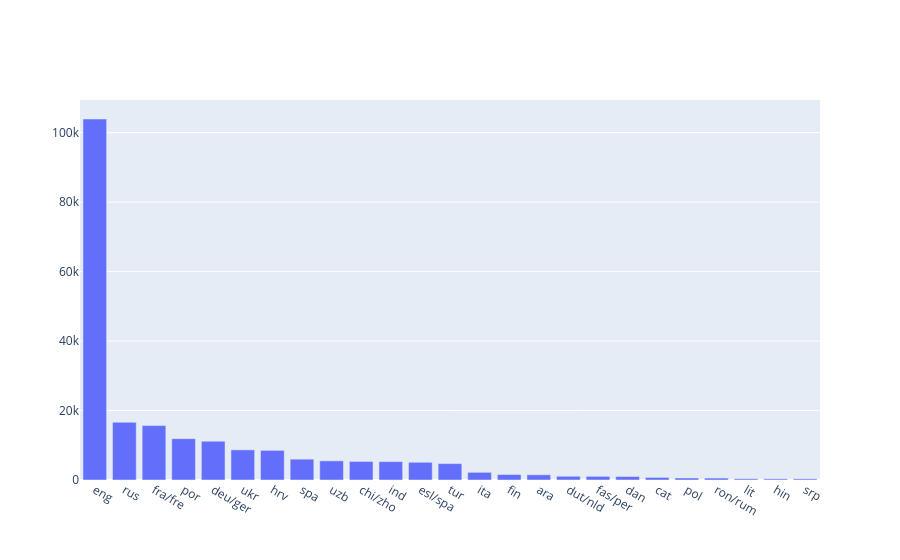

Notebook cell for this chart:
### Markdown cell above
### **Task:** count publications by language

### Code cell
import plotly.graph_objects as go
fig = go.Figure()
result = publications.selectExpr("language.code as languageCode").where("languageCode != 'und'").groupBy("languageCode").count().orderBy(F.desc("count")).limit(25).toPandas()
fig.add_bar(x=result["languageCode"], y=result["count"])
fig.show()

### Figure 1 — Plotly figure (JSON) as saved in the notebook; plotly's stock layout.template omitted (floating-point values rounded to 4 significant figures)
{"data": [{"type": "bar", "x": ["eng", "rus", "fra/fre", "por", "deu/ger", "ukr", "hrv", "spa", "uzb", "chi/zho", "ind", "esl/spa", "tur", "ita", "fin", "ara", "dut/nld", "fas/per", "dan", "cat", "pol", "ron/rum", "lit", "hin", "srp"], "y": [103926, 16610, 15662, 11905, 11155, 8681, 8535, 6003, 5508, 5348, 5292, 5101, 4722, 2205, 1576, 1500, 1076, 1055, 1006, 744, 571, 555, 353, 326, 325]}], "layout": {}}
